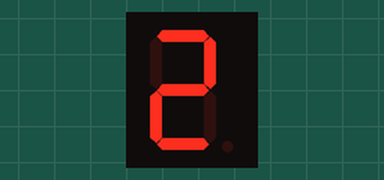
Bench run of a sketch on a simulated Arduino Uno, built with avr-gcc and run on an emulated ATmega328P. Shown: 1-digit seven-segment display. Wiring (inferred from the names in the program): 1-digit 7-segment display, segments lit when LOW: segments pin 0, pin 1, pin 2, pin 3, pin 4, pin 5, pin 6. The segment pins are drawn as the display they are named for.

Above: at 0.1 s.
At 4.1 s:
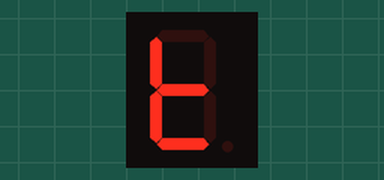

The sketch:

7_segment.ino
```cpp
int a=0;
int b=1;
int c=2;
int d=3;
int e=4;
int f=5;
int g=6;

void setup() {
  pinMode(a,OUTPUT);
  pinMode(b,OUTPUT);
  pinMode(c,OUTPUT);
  pinMode(d,OUTPUT);
  pinMode(e,OUTPUT);
  pinMode(f,OUTPUT);
  pinMode(g,OUTPUT);
}

void loop() {
two();
  delay(1000);

  four();
  delay(1000);

  two();
  delay(2000);

  four();
  delay(2000);
}
void two()
{
  digitalWrite(a, LOW);
  digitalWrite(b, LOW);
  digitalWrite(c, HIGH);
  digitalWrite(d, LOW);
  digitalWrite(e, LOW);
  digitalWrite(f, HIGH);
  digitalWrite(g, LOW);
}

void four()
{
  digitalWrite(a, HIGH);
  digitalWrite(b, HIGH);
  digitalWrite(c, HIGH);
  digitalWrite(d, LOW);
  digitalWrite(e, LOW);
  digitalWrite(f, LOW);
  digitalWrite(g, LOW);
}
```

Measured:
- by itself, everything shown: repeats every 6.0 s, in 4 steps
- what the display in image 1 shows lasts 2.0 s, from 4.0 s to 6.0 s
